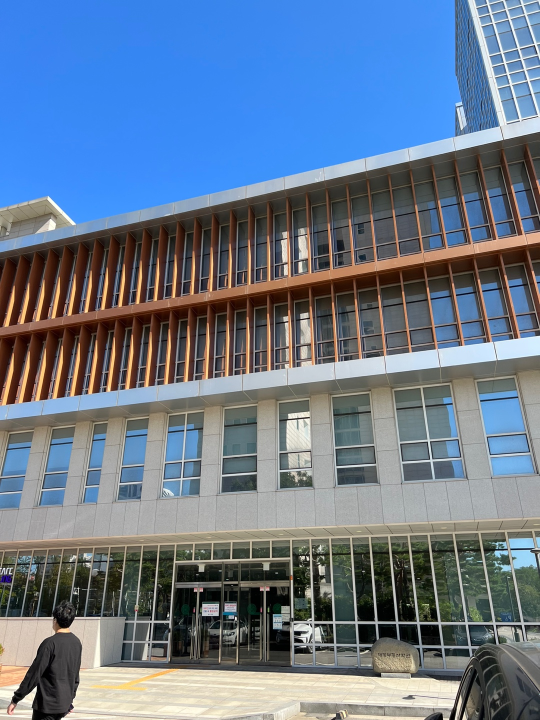
#> input picture Images/randoms/KakaoTalk_Photo_2021-10-13-22-15-54 005.jpeg, 1080 x 1440 px, given in place of query22.png, which was not available (shown at 1/2 size)
$ jupyter execute 'Average Hash Matching.ipynb'
#> lines starting #> are read from the running program, lines starting #| are printed output that depends on the picture; pictures that were not available may be replaced by others from this repository, and a replacement may not be noted
[cell 1]
# 사물 이미지 중에서 권총 이미지 찾기 (avg_hash_matching.py)

import cv2
import numpy as np
import glob

# 영상 읽기 및 표시
img = cv2.imread('Images/query22.png')
#> img is the input picture: shape (1440, 1080, 3); mean B, G, R 142.2, 121.3, 104.4
cv2.imshow('query', img)

# 비교할 영상들이 있는 경로 ---①
search_dir = 'Images/randoms/'

# 이미지를 16x16 크기의 평균 해쉬로 변환 ---②
def img2hash(img):
    gray = cv2.cvtColor(img, cv2.COLOR_BGR2GRAY)
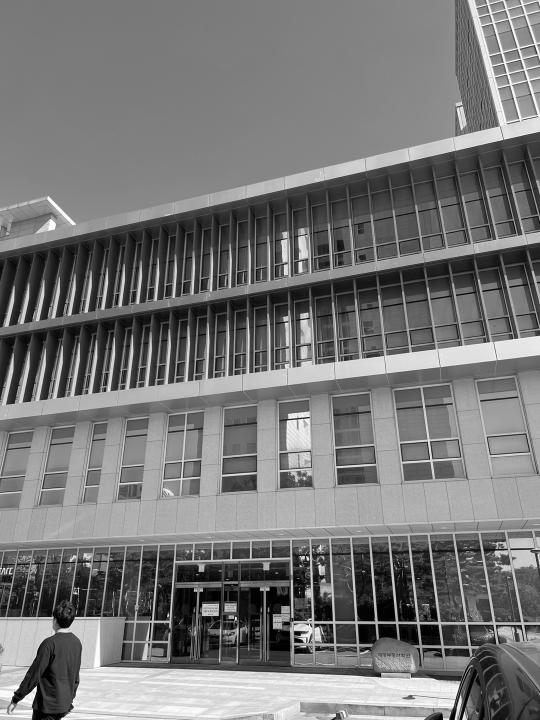
#> gray: shape (1440, 1080) (shown at 1/2 size); min 0, max 255, mean 118.6
    gray = cv2.resize(gray, (16, 16))
    avg = gray.mean()
#> avg = 119.1
    bi = 1 * (gray > avg)
    return bi

# 해밍거리 측정 함수 ---③
def hamming_distance(a, b):
    a = a.reshape(1,-1)
    b = b.reshape(1,-1)
    # 같은 자리의 값이 서로 다른 것들의 합
    distance = (a !=b).sum()
#> distance = 0
    return distance

# 권총 영상의 해쉬 구하기 ---④
query_hash = img2hash(img)

# 이미지 데이타 셋 디렉토리의 모든 영상 파일 경로 ---⑤
img_path = glob.glob(search_dir+'*.jpeg')
for path in img_path:
    # 데이타 셋 영상 한개 읽어서 표시 ---⑥
    img = cv2.imread(path)
    cv2.imshow('searching...', img)
    cv2.waitKey(5)
    # 데이타 셋 영상 한개의 해시  ---⑦
    a_hash = img2hash(img)
    # 해밍 거리 산출 ---⑧
    dst = hamming_distance(query_hash, a_hash)
#> dst = 0
    if dst/256 < 0.5: # 해밍거리 25% 이내만 출력 ---⑨
        print(path, dst/256)
#| Images/randoms/KakaoTalk_Photo_2021-10-13-22-15-54 005.jpeg 0.0
        cv2.imshow(path, img)
#> pass 2 of the loop `for path in img_path:`:
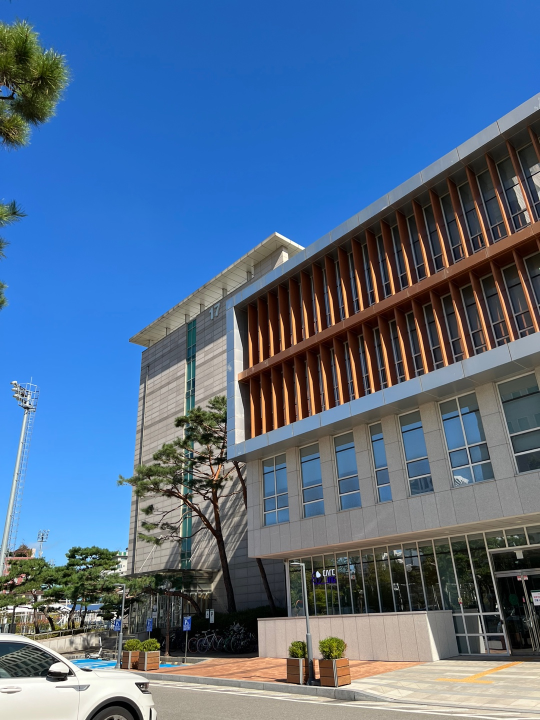
#> input picture Images/randoms/KakaoTalk_Photo_2021-10-13-22-15-54 006.jpeg, 1080 x 1440 px (shown at 1/2 size)
#> img is the input picture: shape (1440, 1080, 3); mean B, G, R 141, 109.2, 82.6
#> in img2hash (call 3), `gray = cv2.cvtColor(img, cv2.COLOR_BGR2GRAY)`:
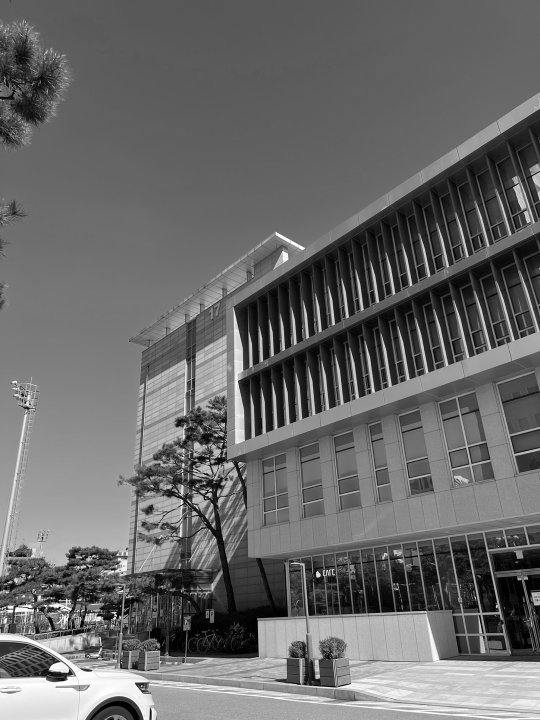
#> gray: shape (1440, 1080) (shown at 1/2 size); min 0, max 255, mean 104.9
#> avg = 103.3
#> dst = 139
#> pass 3 of the loop `for path in img_path:`:
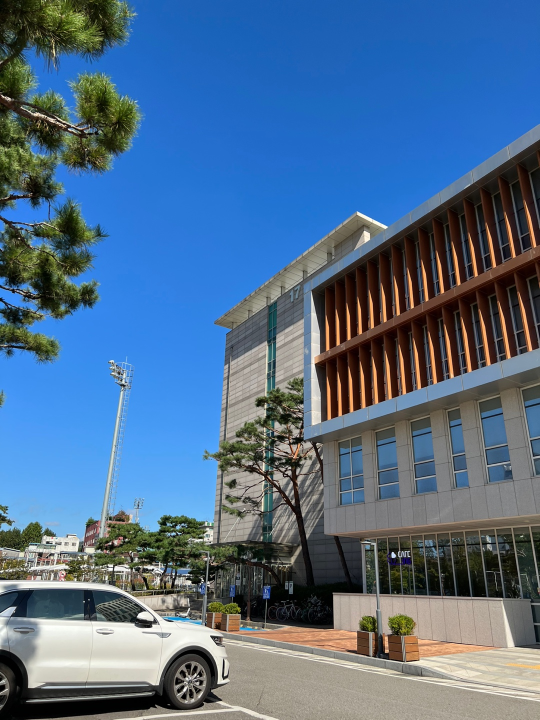
#> input picture Images/randoms/KakaoTalk_Photo_2021-10-13-22-15-55 007.jpeg, 1080 x 1440 px (shown at 1/2 size)
#> img is the input picture: shape (1440, 1080, 3); mean B, G, R 139.9, 109.7, 80.9
#> in img2hash (call 4), `gray = cv2.cvtColor(img, cv2.COLOR_BGR2GRAY)`:
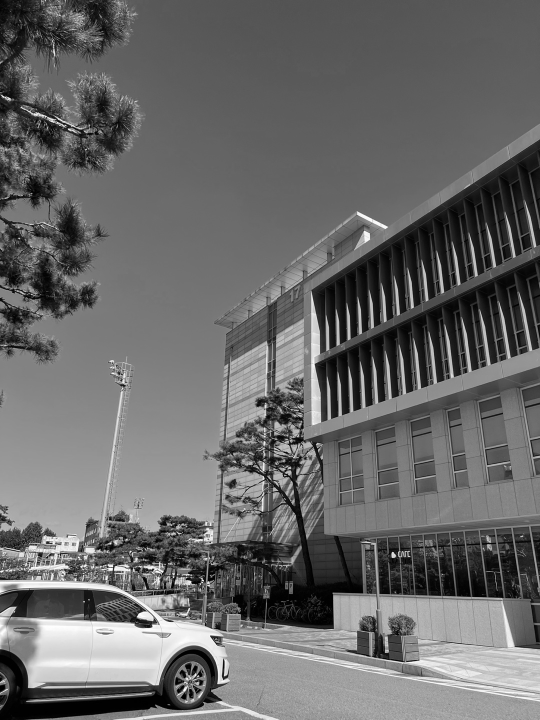
#> gray: shape (1440, 1080) (shown at 1/2 size); min 0, max 255, mean 104.5
#> avg = 100.4
#> dst = 129
#> the loop made 4 passes; the first 3 are shown
cv2.destroyWindow('searching...')
cv2.destroyAllWindows()
